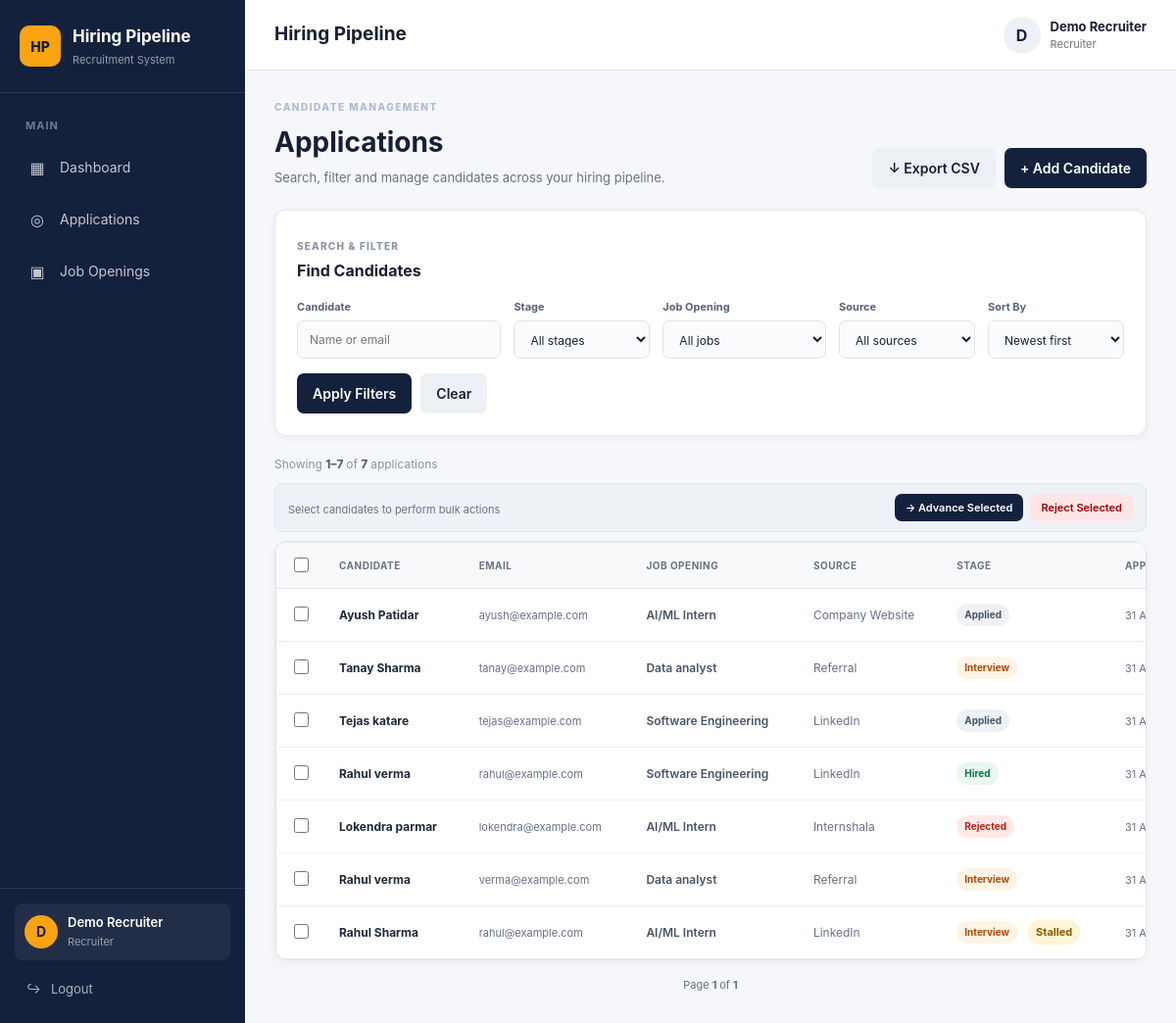
Page /applications/ (signed in) on the earlier database version.
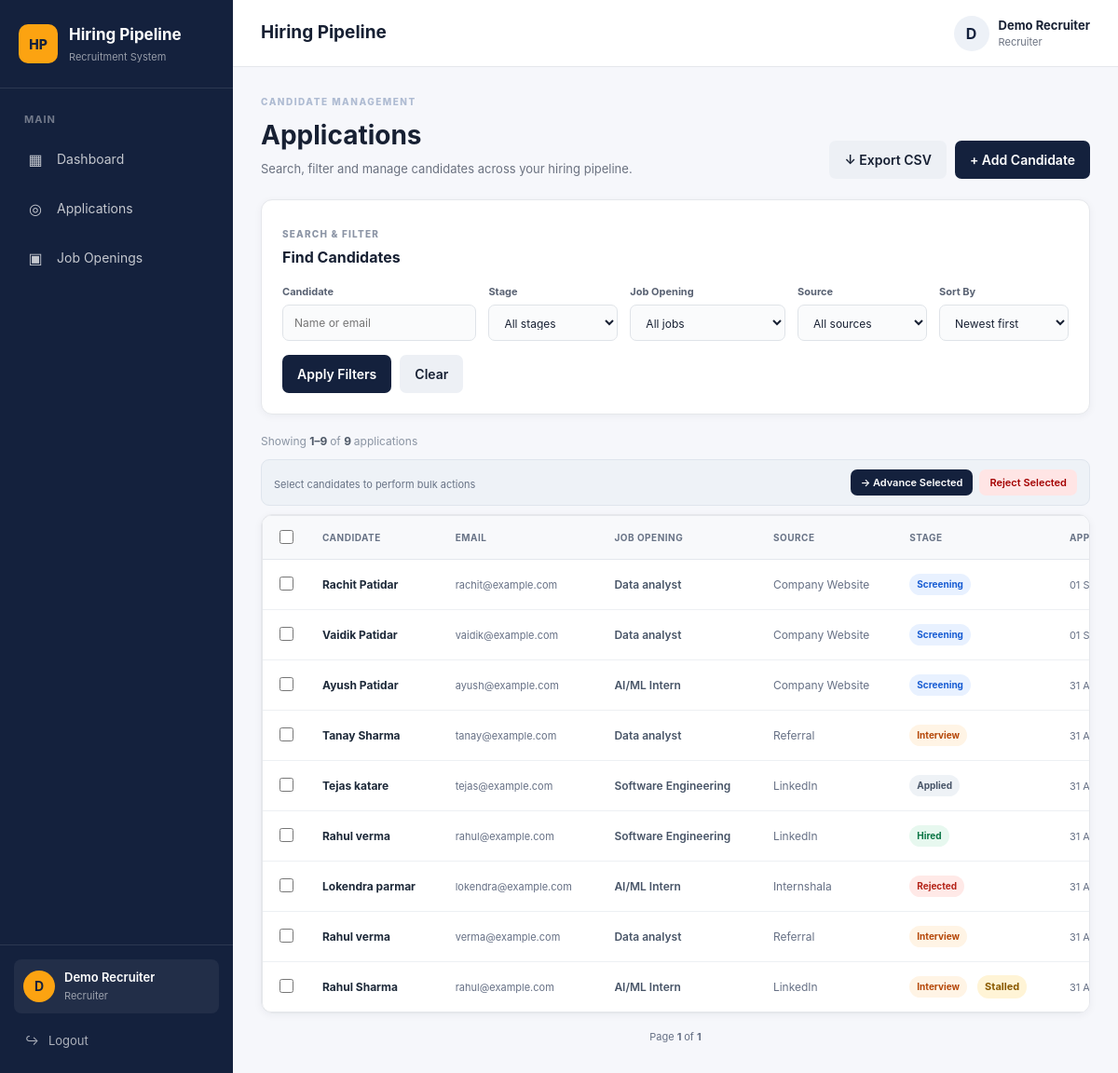
Same page on the later database version.
### models/application.py (models this page shows)
class Application(db.Model):
    __tablename__ = "applications"
    id = db.Column(
        db.Integer,
        primary_key=True
    )
    job_opening_id = db.Column(
        db.Integer,
        db.ForeignKey("job_openings.id"),
        nullable=False,
        index=True
    )
    candidate_name = db.Column(
        db.String(150),
        nullable=False
    )
    candidate_email = db.Column(
        db.String(150),
        nullable=False,
        index=True
    )
    source = db.Column(
        db.String(100),
        nullable=True
    )
    notes = db.Column(
        db.Text,
        nullable=True
    )
    stage = db.Column(
        db.String(30),
        nullable=False,
        default="Applied",
        index=True
    )
    applied_at = db.Column(
        db.DateTime,
        server_default=db.func.now()
    )
    stage_changed_at = db.Column(
        db.DateTime,
        server_default=db.func.now()
    )
    updated_at = db.Column(
        db.DateTime,
        server_default=db.func.now(),
        onupdate=db.func.now()
    )
    job = db.relationship(
        "JobOpening",
        back_populates="applications"
    )
    events = db.relationship(
        "ApplicationEvent",
        back_populates="application",
        lazy=True,
        order_by="ApplicationEvent.created_at"
    )

### models/job.py (models this page shows)
class JobOpening(db.Model):
    __tablename__ = "job_openings"
    id = db.Column(db.Integer, primary_key=True)
    title = db.Column(
        db.String(150),
        nullable=False
    )
    department = db.Column(
        db.String(100),
        nullable=False
    )
    description = db.Column(
        db.Text,
        nullable=True
    )
    status = db.Column(
        db.String(20),
        nullable=False,
        default="open",
        index=True
    )
    created_at = db.Column(
        db.DateTime,
        server_default=db.func.now()
    )
    updated_at = db.Column(
        db.DateTime,
        server_default=db.func.now(),
        onupdate=db.func.now()
    )
    applications = db.relationship(
        "Application",
        back_populates="job",
        lazy=True
    )
    description = db.Column(
        db.Text,
        nullable=True
    )
    status = db.Column(
        db.String(20),
        nullable=False,
        default="open"
    )
    created_at = db.Column(
        db.DateTime,
        server_default=db.func.now()
    )
    updated_at = db.Column(
        db.DateTime,
        server_default=db.func.now(),
        onupdate=db.func.now()
    )
    applications = db.relationship(
        "Application",
        back_populates="job",
        lazy=True
    )

### routes/applications.py (the view, shortened to what this page needs)
@applications_bp.route("/")
@role_required("recruiter")
def application_list():
    search = request.args.get(
        "search",
        ""
    ).strip()
    stage = request.args.get(
        "stage",
        ""
    ).strip()
    job_id = request.args.get(
        "job_id",
        ""
    ).strip()
    source = request.args.get(
        "source",
        ""
    ).strip()
    sort = request.args.get(
        "sort",
        "newest"
    ).strip()
    page = request.args.get(
        "page",
        1,
        type=int
    )
    if page < 1:
        page = 1
    query = Application.query
    if stage:
        query = query.filter(
            Application.stage == stage
        )
    if source:
        query = query.filter(
            Application.source == source
        )
    if sort == "oldest":
        query = query.order_by(
            Application.applied_at.asc()
        )
    elif sort == "stage":
        query = query.order_by(
            Application.stage.asc()
        )
    elif sort == "updated":
        query = query.order_by(
            Application.updated_at.desc()
        )
    elif sort == "name_asc":
        query = query.order_by(
            Application.candidate_name.asc()
        )
    elif sort == "name_desc":
        query = query.order_by(
            Application.candidate_name.desc()
        )
    else:
        sort = "newest"
        query = query.order_by(
            Application.applied_at.desc()
        )
    pagination = query.paginate(
        page=page,
        per_page=10,
        error_out=False
    )
    applications = pagination.items
    for application in applications:
        application.is_stalled = (
            is_application_stalled(application)
            and not is_stall_dismissed(application)
        )
    jobs = (
        JobOpening.query
        .order_by(JobOpening.title)
        .all()
    )
    sources = (
        db.session.query(
            Application.source
        )
        .filter(
            Application.source.isnot(None),
            Application.source != ""
        )
        .distinct()
        .order_by(
            Application.source
        )
        .all()
    )
    sources = [
        item[0]
        for item in sources
    ]
    stages = [
        "Applied",
        "Screening",
        "Interview",
        "Offer",
        "Hired",
        "Rejected"
    ]
    return render_template(
        "applications/list.html",
        applications=applications,
        pagination=pagination,
        jobs=jobs,
        stages=stages,
        sources=sources,
        search=search,
        selected_stage=stage,
        selected_job=job_id,
        selected_source=source,
        selected_sort=sort
    )

### utils/stalled.py (called while the page is built)
def is_application_stalled(application):
    if application.stage in TERMINAL_STAGES:
        return False
    if not application.stage_changed_at:
        return False
    cutoff = datetime.utcnow() - timedelta(
        days=STALLED_DAYS
    )
    return application.stage_changed_at < cutoff

def is_stall_dismissed(application):
    dismissal = (
        StalledDismissal.query
        .filter_by(
            application_id=application.id,
            stage=application.stage,
            stage_started_at=application.stage_changed_at
        )
        .first()
    )
    return dismissal is not None

### templates/applications/list.html (shortened to what the changed rows need)
{% extends "base.html" %}
{% block content %}
<div class="applications-header">
<div>
    <h1>
       Applications
    </h1>
</div>
</div>
<div class="applications-filter-card">
<div class="filter-card-title">
    <div>
        <h2>
            Find Candidates
        </h2>
    </div>
</div>
</div>
{% if applications %}
<div class="applications-results-bar">
<div>
    <span class="results-label">
        Showing
    </span>
    <strong>
        {{ pagination.first }}–{{ pagination.last }}
    </strong>
    <span class="results-label">
        of
    </span>
    <strong>
        {{ pagination.total }}
    </strong>
    <span class="results-label">
        applications
    </span>
</div>
</div>
<form id="bulk-form" method="POST" >
<div class="bulk-toolbar">
    <div class="bulk-toolbar-left">
        <span class="bulk-selection-text">
            Select candidates to perform bulk actions
        </span>
    </div>
    <div class="bulk-toolbar-actions">
        <button
            type="submit"
            class="small-btn bulk-advance"
            formaction="{{ url_for(
                'applications.bulk_advance'
            ) }}"
        >
            → Advance Selected
        </button>
        <button
            type="submit"
            class="small-btn bulk-reject"
            formaction="{{ url_for(
                'applications.bulk_reject'
            ) }}"
            onclick="return confirm(
                'Reject selected applications?'
            )"
        >
            Reject Selected
        </button>
    </div>
</div>
<div class="applications-table-wrapper">
    <table class="applications-table">
        <thead>
            <tr>
                <th class="checkbox-column">
                    <input
                        type="checkbox"
                        id="select-all"
                    >
                </th>
                <th>
                    Candidate
                </th>
                <th>
                    Email
                </th>
                <th>
                    Job Opening
                </th>
                <th>
                    Source
                </th>
                <th>
                    Stage
                </th>
                <th>
                    Applied
                </th>
            </tr>
        </thead>
        <tbody>
            {% for application in applications %}
            <tr>
                <td class="checkbox-column">
                    <input
                        type="checkbox"
                        name="application_ids"
                        value="{{ application.id }}"
                        class="application-checkbox"
                    >
                </td>
                <td>
                    <div class="candidate-cell">
                        <div>
                            <strong>
                                {{ application.candidate_name }}
                            </strong>
                        </div>
                    </div>
                </td>
                <td>
                    <span class="email-cell">
                        {{ application.candidate_email }}
                    </span>
                </td>
                <td>
                    <span class="job-cell">
                        {{ application.job.title }}
                    </span>
                </td>
                <td>
                    <span class="source-cell">
                        {{ application.source or "-" }}
                    </span>
                </td>
                <td>
                    <div class="stage-cell">
                        <span
                            class="status
                            status-{{ application.stage|lower }}"
                        >
                            {{ application.stage }}
                        </span>
                        {% if application.is_stalled %}
                            <span class="stalled-badge">
                                Stalled
                            </span>
                        {% endif %}
                    </div>
                </td>
                <td>
                    {% if application.applied_at %}
                        <span class="date-cell">
                            {{ application.applied_at.strftime(
                                "%d %b %Y"
                            ) }}
                        </span>
                    {% else %}
                        <span class="date-cell">
                            -
                        </span>
                    {% endif %}
                </td>
            </tr>
            {% endfor %}
        </tbody>
    </table>
</div>
</form>
<div class="applications-pagination">
<div class="pagination-info">
    Page
    <strong>
        {{ pagination.page }}
    </strong>
    of
    <strong>
        {{ pagination.pages }}
    </strong>
</div>
</div>
{% endif %}
{% endblock %}

Differences in the rows shown:
added Application: candidate_name "Rachit Patidar", candidate_email "rachit@example.com", job "Data analyst", source "Company Website", stage "Screening", applied_at "01…"
added Application: candidate_name "Vaidik Patidar", candidate_email "vaidik@example.com", job "Data analyst", source "Company Website", stage "Screening", applied_at "01…"
changed Application "Ayush Patidar": stage "Applied" → "Screening"
Other differences:
{{ pagination.last }}: "7" → "9"
{{ pagination.total }}: "7" → "9"
